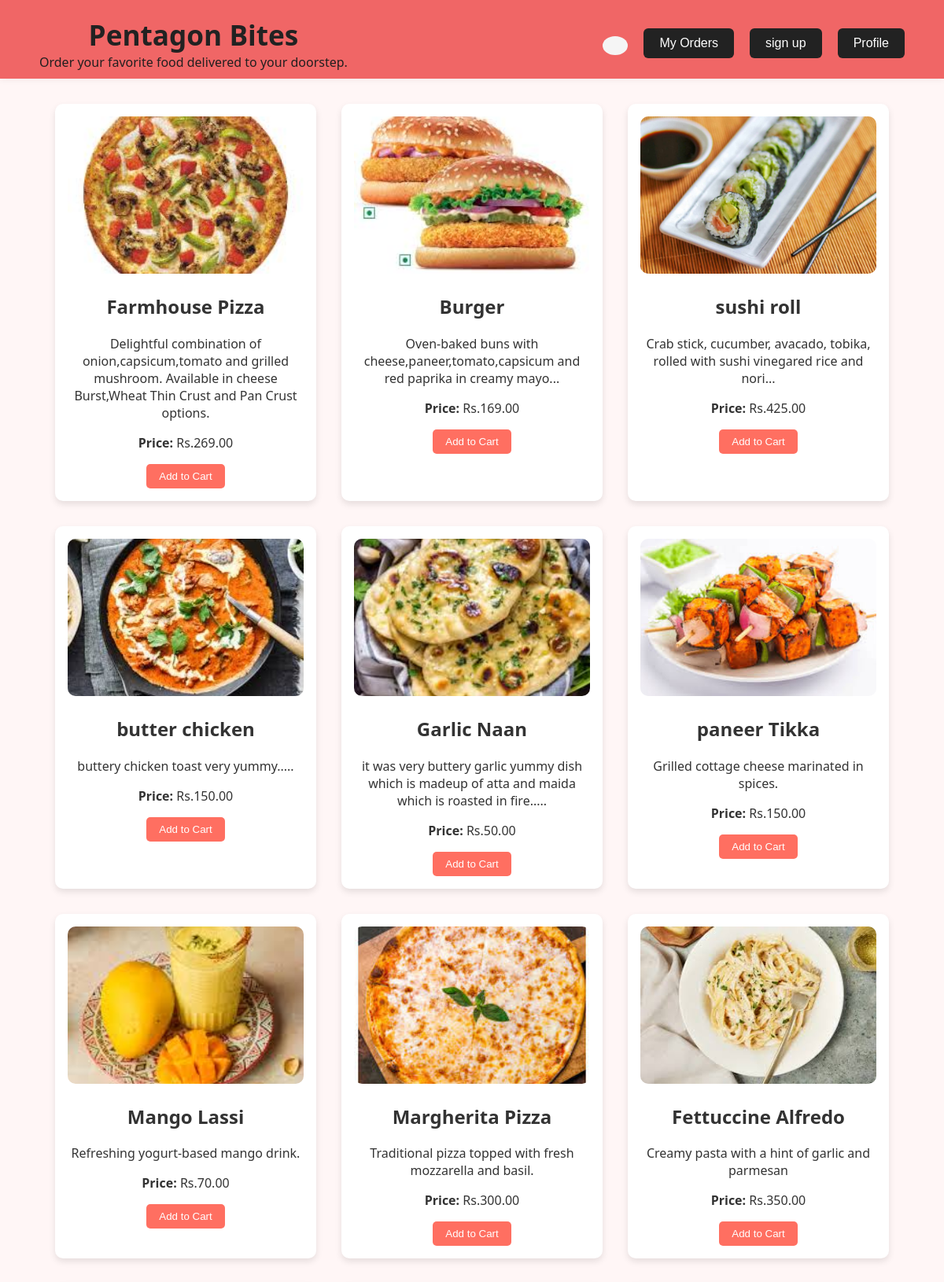
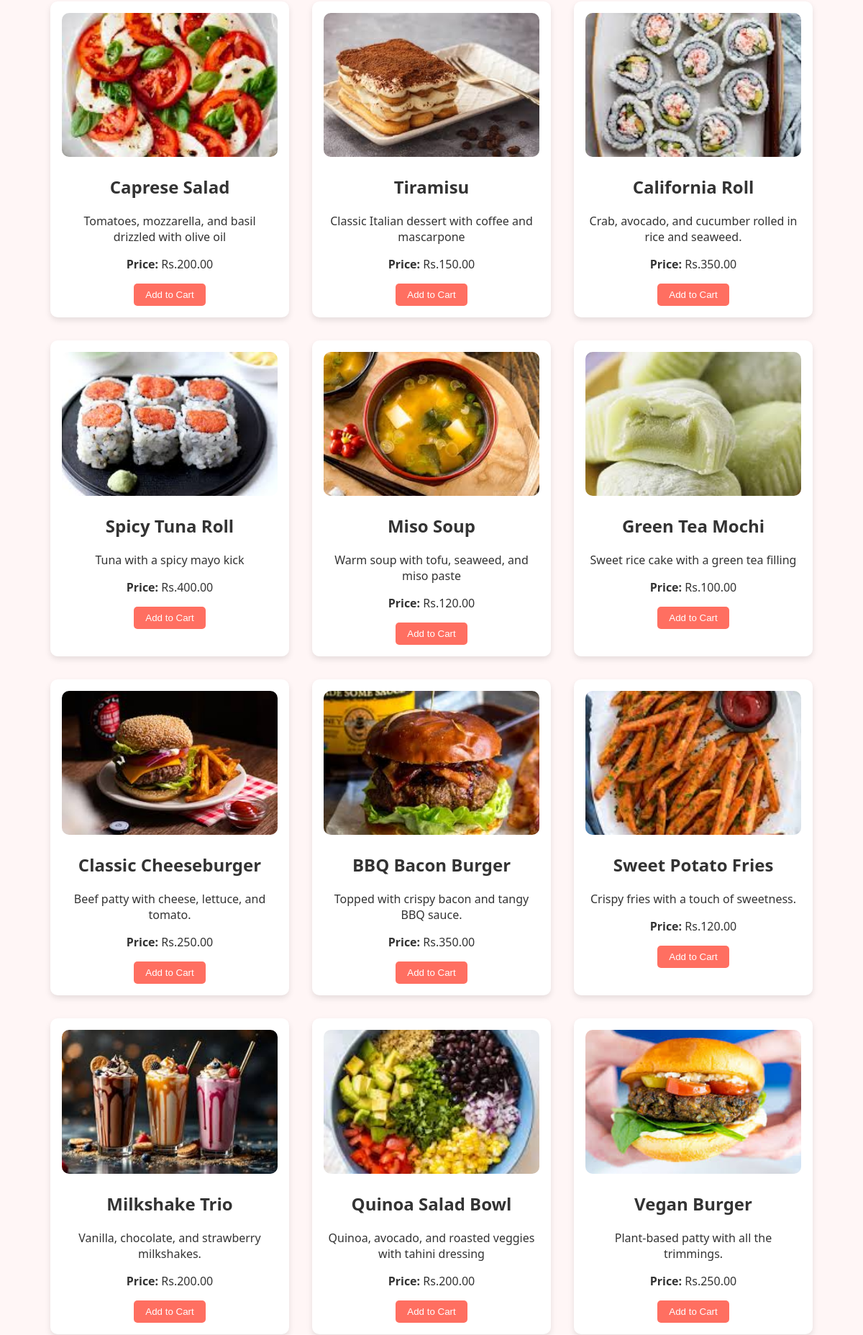
The page / (upper part) on the database its author committed (2 pictures, top to bottom).
### orders/models.py (models this page shows, shortened)
class FoodItem(models.Model):
    name = models.CharField(max_length=200)
    description = models.TextField()
    price = models.DecimalField(max_digits=6, decimal_places=2)
    image = models.ImageField(upload_to='food_images/')

### orders/views.py (the view)
# urls.py: 2. Add a URL to urlpatterns:  path('', views.home, name='home')
def home(request):
    food_items = FoodItem.objects.all()
    food_item = food_items.filter(id=1).first()  # Safely get the first matching object
    if food_item:
        print(food_item.image.url)  # Access the image URL only if the object exists
    return render(request, 'home.html', {'food_items': food_items})

### orders/templates/home.html (shortened to what this page needs)
<!DOCTYPE html>
{% load static %}
<html lang="en">
<head>
    <link rel="stylesheet" href="{% static 'style.css' %}">
    <link href='https://cdn.boxicons.com/fonts/basic/boxicons.min.css' rel='stylesheet'>
</head>
<body style="background: #fff6f6; font-family: 'Segoe UI', Arial, sans-serif; margin:0; padding:0;">
    <header style="background: #f06666; box-shadow: 0 2px 8px rgba(0,0,0,0.05); padding: 20px 0 10px 0;">
        <div style="display: flex; align-items: center; justify-content: space-between; max-width: 1100px; margin: 0 auto;">
            <div>
                <a href="{% url 'home' %}" style="text-decoration: none;"><h1 style="margin: 0; font-size: 2.2rem; color: #222;">Pentagon Bites</h1></a>
                <p style="margin: 0; color: #221f1f;">Order your favorite food delivered to your doorstep.</p>
            </div>
            <div style="display: flex; align-items: center; gap: 10px;">
                <a href="{% url 'view_cart' %}" title="View Cart">
                    <button style="background: #f5f5f5; border: none; border-radius: 50%; padding: 12px 16px; cursor: pointer;">
                    </button>
                </a>
                <a href="{% url 'my_orders' %}">
                    <button style="padding: 10px 20px; font-size: 16px; background: #222; color: #fff; border: none; border-radius: 6px; margin-left: 10px; cursor: pointer;">
                        My Orders
                    </button>
                </a>
                 <a href="{% url 'signup' %}">
                    <button style="padding: 10px 20px; font-size: 16px; background: #222; color: #fff; border: none; border-radius: 6px; margin-left: 10px; cursor: pointer;">
                        sign up
                    </button>
                 <a href="{% url 'profile' %}">
                    <button style="padding: 10px 20px; font-size: 16px; background: #222; color: #fff; border: none; border-radius: 6px; margin-left: 10px; cursor: pointer;">
                        Profile
                    </button>
                </a>
                </a>
            </div>
        </div>
    </header>
    <main>
        <div class="food-container">
            {% for food in food_items %}
                <div class="food-card">
                    <img src="{{food.image.url}}" alt="{{ food.name }}">
                    <h2>{{ food.name }}</h2>
                    <p>{{ food.description }}</p>
                    <p><strong>Price:</strong> Rs.{{ food.price }}</p>
                    <button data-food-id="{{ food.id }}">Add to Cart</button>
                </div>
            {% endfor %}
        </div>
    </main>
</body>
</html>

### static/style.css (style rules this page uses)
body { font-family: Arial, sans-serif; margin: 0; padding: 0; background-color: #f9f9f9; color: #333; }
header { text-align: center; padding: 1.5rem; background-color: #ff6f61; color: #fff; }
header h1 { margin: 0; }
.food-container { display: flex; flex-wrap: wrap; justify-content: center; padding: 2rem; gap: 2rem; }
.food-card { background: #fff; border-radius: 10px; box-shadow: 0 4px 8px rgba(0, 0, 0, 0.1); width: 300px; padding: 1rem; text-align: center; }
.food-card img { width: 100%; height: 200px; object-fit: cover; border-radius: 10px; }
.food-card button { background: #ff6f61; color: #fff; border: none; padding: 0.5rem 1rem; border-radius: 5px; cursor: pointer; }

### rows shown on the page
FoodItem: image (picture), name "Farmhouse Pizza", description "Delightful combination of onion,capsicum,tomato and grilled mushroom. Available in cheese Burst,Wheat Thin Crust and Pan Crust options.", price "269.00"
FoodItem: image (picture), name "Burger", description "Oven-baked buns with cheese,paneer,tomato,capsicum and red paprika in creamy mayo...", price "169.00"
FoodItem: image (picture), name "sushi roll", description "Crab stick, cucumber, avacado, tobika, rolled with sushi vinegared rice and nori...", price "425.00"
FoodItem: image (picture), name "butter chicken", description "buttery chicken toast very yummy.....", price "150.00"
FoodItem: image (picture), name "Garlic Naan", description "it was very buttery garlic yummy dish which is madeup of atta and maida which is roasted in fire.....", price "50.00"
FoodItem: image (picture), name "paneer Tikka", description "Grilled cottage cheese marinated in spices.", price "150.00"
FoodItem: image (picture), name "Mango Lassi", description "Refreshing yogurt-based mango drink.", price "70.00"
FoodItem: image (picture), name "Margherita Pizza", description "Traditional pizza topped with fresh mozzarella and basil.", price "300.00"
FoodItem: image (picture), name "Fettuccine Alfredo", description "Creamy pasta with a hint of garlic and parmesan", price "350.00"
FoodItem: image (picture), name "Caprese Salad", description "Tomatoes, mozzarella, and basil drizzled with olive oil", price "200.00"
FoodItem: image (picture), name "Tiramisu", description "Classic Italian dessert with coffee and mascarpone", price "150.00"
FoodItem: image (picture), name "California Roll", description "Crab, avocado, and cucumber rolled in rice and seaweed.", price "350.00"
FoodItem: image (picture), name "Spicy Tuna Roll", description "Tuna with a spicy mayo kick", price "400.00"
FoodItem: image (picture), name "Miso Soup", description "Warm soup with tofu, seaweed, and miso paste", price "120.00"
FoodItem: image (picture), name "Green Tea Mochi", description "Sweet rice cake with a green tea filling", price "100.00"
FoodItem: image (picture), name "Classic Cheeseburger", description "Beef patty with cheese, lettuce, and tomato.", price "250.00"
FoodItem: image (picture), name "BBQ Bacon Burger", description "Topped with crispy bacon and tangy BBQ sauce.", price "350.00"
FoodItem: image (picture), name "Sweet Potato Fries", description "Crispy fries with a touch of sweetness.", price "120.00"
FoodItem: image (picture), name "Milkshake Trio", description "Vanilla, chocolate, and strawberry milkshakes.", price "200.00"
FoodItem: image (picture), name "Quinoa Salad Bowl", description "Quinoa, avocado, and roasted veggies with tahini dressing", price "200.00"
FoodItem: image (picture), name "Vegan Burger", description "Plant-based patty with all the trimmings.", price "250.00"
